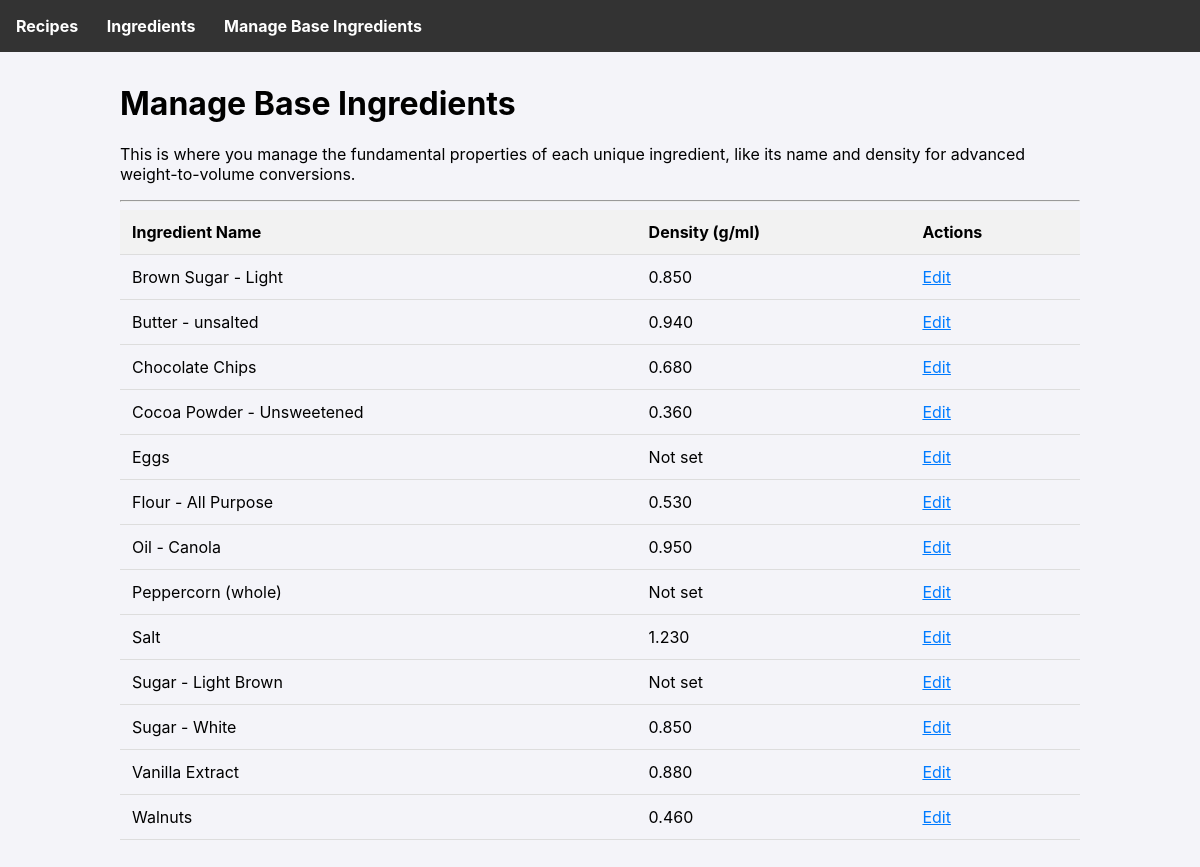
Page /ingredients/base on the earlier database version.
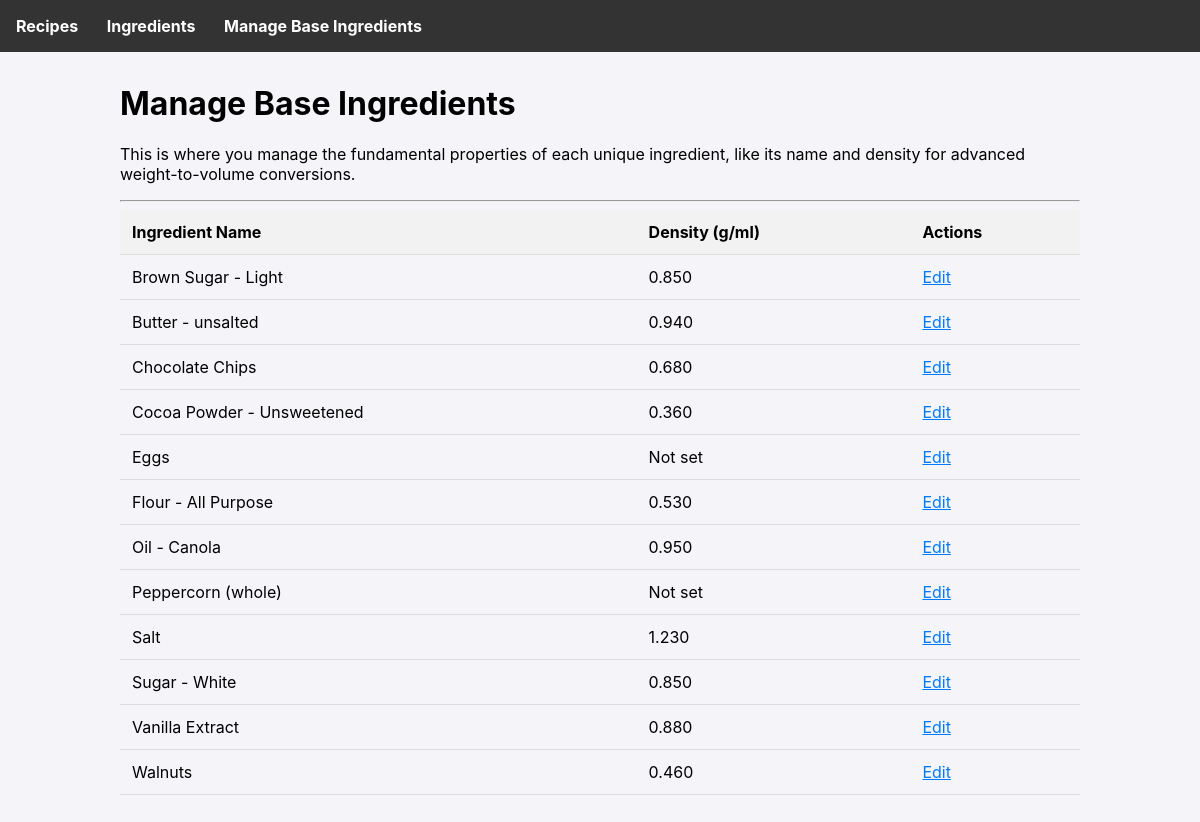
Same page on the later database version.
### tables this page shows
CREATE TABLE ingredients (
        id INTEGER PRIMARY KEY AUTOINCREMENT,
        name TEXT UNIQUE NOT NULL
    , density_g_ml REAL);

### app.py (the view)
@app.route('/ingredients/base')
def list_base_ingredients():
    db = get_db()
    ingredients = db.execute('SELECT * FROM ingredients ORDER BY name').fetchall()
    return render_template('base_ingredients.html', ingredients=ingredients)

### app.py (called while the page is built)
def get_db():
    if 'db' not in g:
        g.db = sqlite3.connect(DATABASE)
        g.db.row_factory = sqlite3.Row
    return g.db

### templates/base_ingredients.html
{% extends 'base.html' %}
{% block content %}
    <h1>Manage Base Ingredients</h1>
    <p>This is where you manage the fundamental properties of each unique ingredient, like its name and density for advanced weight-to-volume conversions.</p>
    <hr>
    <table>
        <thead>
            <tr>
                <th>Ingredient Name</th>
                <th>Density (g/ml)</th>
                <th>Actions</th>
            </tr>
        </thead>
        <tbody>
            {% for ingredient in ingredients %}
            <tr>
                <td>{{ ingredient.name }}</td>
                <td>{{ '%.3f'|format(ingredient.density_g_ml) if ingredient.density_g_ml else 'Not set' }}</td>
                <td>
                    <a href="{{ url_for('edit_base_ingredient', ingredient_id=ingredient.id) }}">Edit</a>
                </td>
            </tr>
            {% else %}
            <tr>
                <td colspan="3">No base ingredients found. Add one via a purchase first.</td>
            </tr>
            {% endfor %}
        </tbody>
    </table>
{% endblock %}

Differences in the rows shown:
removed ingredients: name "Sugar - Light Brown", density_g_ml "Not set"
